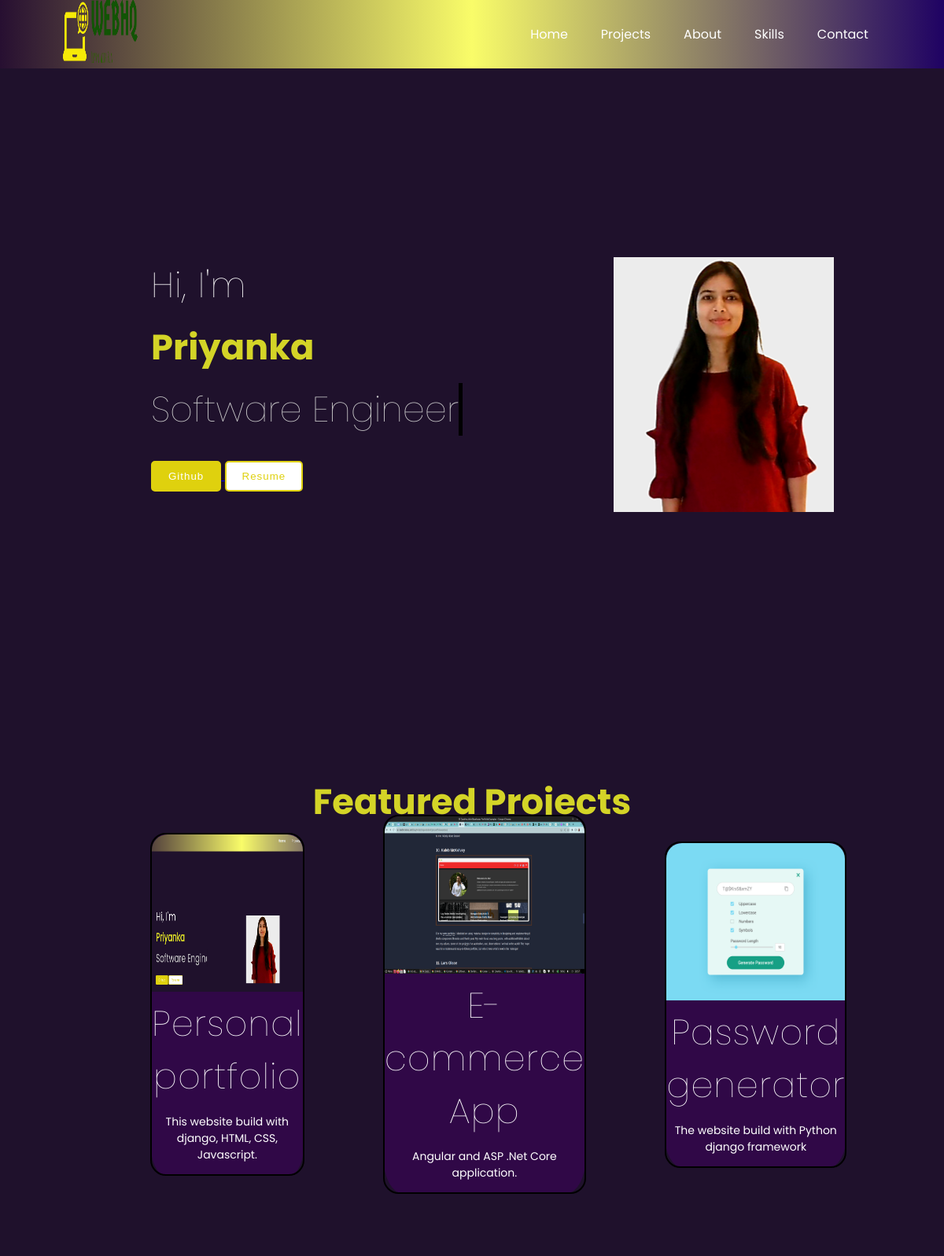
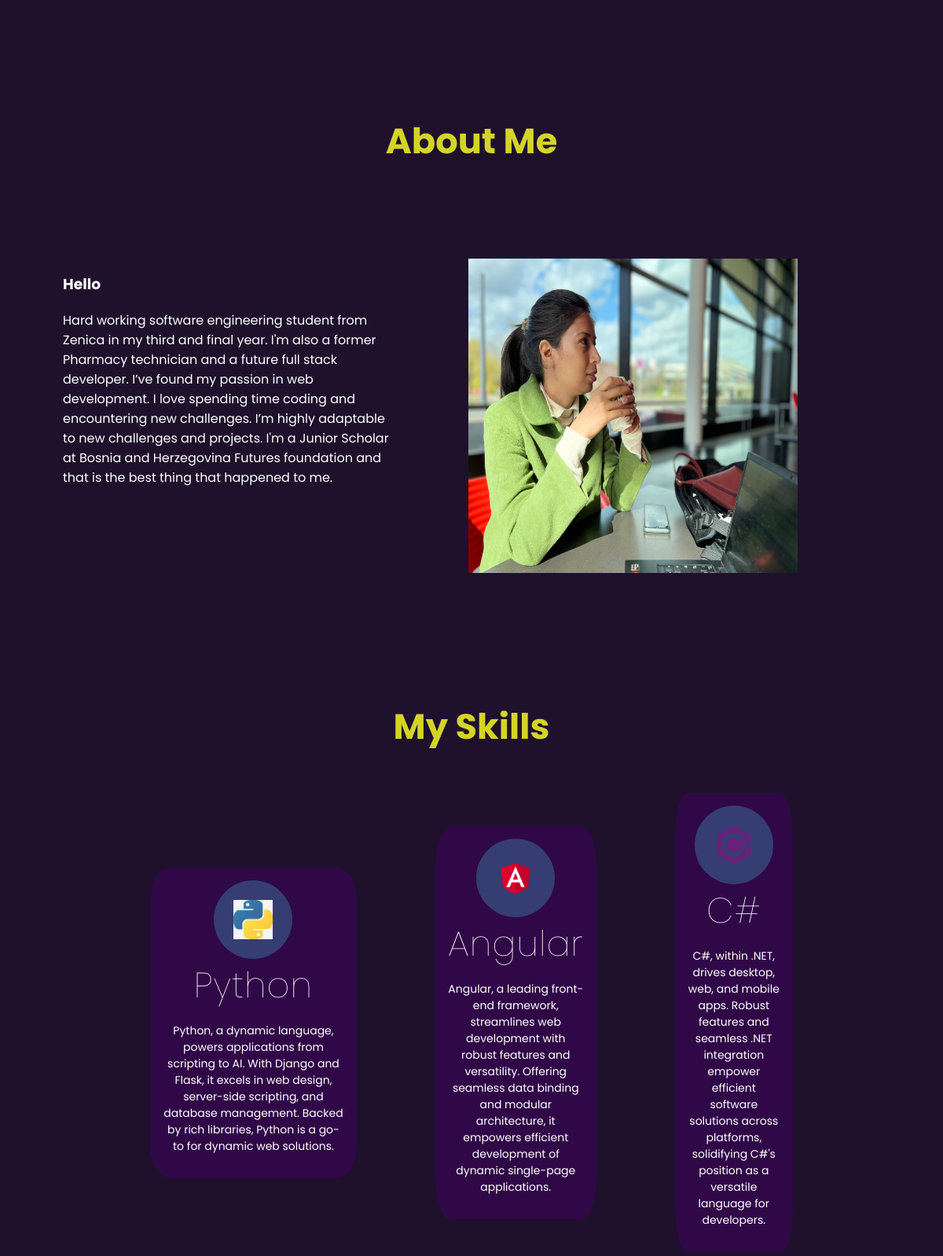
The page / (upper part) on the database its author committed (2 pictures, top to bottom).
### portfolio/models.py (models this page shows)
class Project(models.Model):
    title= models.CharField(max_length=100) ## to make the field optional we can add another parater as  blank= 'True
    description= models.CharField(max_length=250)
    image= models.ImageField(upload_to='portfolio/images/') ## for database to use imagefield you have to use Pillow
    url= models.URLField(blank=True)

### portfolio/views.py (the view)
# urls.py: 2. Add a URL to urlpatterns:  path('', views.home, name='home')
def home(request):
    projects= Project.objects.all()
    return render(request, 'portfolio/home.html', {'projects': projects})

### portfolio/templates/portfolio/home.html (shortened to what this page needs)
{% extends 'portfolio/base.html' %}
{% block content %}
{%load static%}
  <section id="home" class="left jumbotron">
    <div class="intro">
        <div class="headings">
            <h3 class="greet-heading">Hi, I'm</h3>
            <h3 class="my-heading"> Priyanka</h3>
            <h3 class="sub-heading">
                Software Engineer
            </h3>
        </div>
        <div class="intro-buttons">
            <a  href='https://github.com/Learnforfun-dev/Django3-password-generator'><button class="btn common-btn">Github</button> </a>
            <a href= {%static 'portfolio/Priyanka_joshi_cv.pdf'%}><button class="btn ghost-btn" >Resume</button> </a>
        </div>
    </div>
    <div class="right">
      <img  src={%static 'portfolio/priyankaDP-2-removebg-preview.png'%} >
    </div>
  </section>
<div>
		<section class="portfolio" id="portfolio">
		<div class="portfolio-heading">
			<h1 class="my-heading text-center">Featured Projects</h1>
		</div>
		<div class="portfolio-content">
			<div class="my-row">
        {%for project in projects%}
				<div class="my-col ">
					<div class="my-card port-card zoom">
						<div class="image">
              <img src={{project.image.url}} width="304" height="236">
						</div>
						<h3 class="greet-heading">{{project.title}}</h3>
						<p class="small-para">{{project.description}}</p>
					</div>
				</div>
        {%endfor%}
      </div>
    </section>
  </div>
      <section id="about" class="about">
      <div class="about-heading">
          <h1 class="my-heading text-center">About Me</h1>
      </div>
      <div class= "about-about">
          <div class="lead-para">
            <h3>Hello</h3>
            Hard working software engineering student from Zenica in my third and final year.
            I'm also a former Pharmacy technician and a future full stack developer.
            I’ve found my passion in web development. I love spending time coding and encountering new challenges.
            I’m highly adaptable to new challenges and projects.
            I'm a Junior Scholar at Bosnia and Herzegovina Futures foundation and that is the best thing that happened to me.
          </div>
          <div class="about-image">
            <img src="{%static 'portfolio/AboutMe.jpg'%}" alt="About Image" width='80%' height='100%'>
        </div>
      </div>
  </section>
   <section class="services" id="services">
    <div class="services-heading">
        <h1 class="my-heading text-center">My Skills</h1>
    </div>
    <div class="services-content">
        <div class="my-row">
            <div class="my-col">
                <div class="my-card skill">
                    <div class="icon">
                      <img src={%static 'portfolio/python.jpeg'%}>
                    </div>
                    <h3 class="greet-heading ">Python</h3>
                    <p class="small-para">
                      Python, a dynamic language, powers applications from scripting to AI.
                      With Django and Flask, it excels in web design, server-side scripting, and database management.
                      Backed by rich libraries, Python is a go-to for dynamic web solutions.
                </div>
            </div>
            <div class="my-col">
              <div class="my-card skill">
                  <div class="icon">
                    <img src={%static 'portfolio/angular.png'%}>
                  </div>
                  <h5 class="greet-heading">Angular</h5>
                  <p class="small-para">
                    Angular, a leading front-end framework, streamlines web development with robust features and versatility.
                    Offering seamless data binding and modular architecture, it empowers efficient development of dynamic single-page applications.
                  </p>
              </div>
          </div>
          <div class="my-col">
            <div class="my-card skill">
                <div class="icon">
                  <img src={%static 'portfolio/csharp.png'%}>
                </div>
                <h3 class="greet-heading">C#</h3>
                <p class="small-para">
                  C#, within .NET, drives desktop, web, and mobile apps. Robust features and seamless
                  .NET integration empower efficient software solutions across platforms, solidifying
                  C#'s position as a versatile language for developers.
                </p>
            </div>
        </div>
          </div>
        </div>
    </section>
{% endblock %}

### portfolio/templates/portfolio/base.html (shortened to what this page needs)
<!DOCTYPE html>
<html lang="en">
<head>
	<link rel="stylesheet" href= "https://cdnjs.cloudflare.com/ajax/libs/font-awesome/6.4.2/css/all.min.css"
 />
    {%load static%}
    <link rel="stylesheet" href={%static "css/base.css" %}>
    <link href={%static "css/home.css"%} rel="stylesheet">
</head>
  <body>
<header class="header">
  <nav class="navbar">
    <div class="logo">
      {%load static%}
      <img class="logo-heading" src={% static "portfolio/logo-no-background.png"%} >
    </div>
    <div class="menu">
      <ul class="menu-list">
        <li class="menu-list-items">
          <a class="links" href="#home">
            Home
          </a>
        </li>
        <li class="menu-list-items">
          <a class="links" href="#portfolio">
            Projects
          </a>
        </li>
        <li class="menu-list-items">
          <a class="links" href="#about">
            About
          </a>
        </li>
        <li class="menu-list-items">
          <a class="links" href="#services">
            Skills
          </a>
        </li>
        <li class="menu-list-items">
          <a class="links" href="#contact">
            Contact
          </a>
        </li>
      </ul>
    </div>
  </nav>
</header>
{% block content %}
{% endblock %}
</body>
</html>

### portfolio/static/css/base.css (style rules this page uses)
body { background-color:rgb(31, 17, 44); color: white; }
.navbar { background-color: #29183f !important; text-align: right; }
ul { padding: 1%; margin-left: 10px; }

### portfolio/static/css/home.css (style rules this page uses)
body { margin: 0; padding: 0; box-sizing: border-box; font-family: 'Poppins', sans-serif; }
.navbar { display: flex; align-items: center; justify-content: space-between; position: fixed; top: 0; width: 100%; background-image: linear-gradient(90deg, #270f31, #f9fc69, #1f0263); background-color: transparent; }
.logo { padding: 0 5rem; }
.logo .logo-heading { color: #fff; height: 80px; width: 95px; }
.menu { padding: 0 5rem; }
.menu .menu-list { display: flex; list-style: none; }
.menu-list .menu-list-items { padding: 0.5rem 1rem; }
.left { background-size: 100% 100%; width: 50%; height: 100vh; display: flex; align-items: center; justify-content: start; margin: 5.8rem 0; }
.left .intro { text-align: justify; margin: 0 12rem; }
.left .intro-buttons { margin: 2rem 0; align-items: center; justify-content: space-evenly; }
.intro .headings .sub-heading { white-space: nowrap; overflow: hidden; animation: typewriter 2s steps(13) infinite alternate, blink 800ms steps(13) infinite normal; border-right: 5px solid black; }
.right { width: 50%; border-radius: 10% }
.about { align-items: center; justify-content: space-between; width: 100%; }
.about-about { display: flex ; }
.lead-para { width: 40%; color: #fff; padding: 5rem; }
.about .about-image { height: 400px; width: 50%; padding: 5rem 5rem 5rem 1rem; }
.portfolio { margin: 4.8rem 0; padding: 0 5rem; }
.portfolio-content { margin: 10% 0; }
.port-card { padding: 0 !important; background: none !important; border: 2px solid #000; }
.port-card .image { width: 100%; }
.port-card .image img { height: 200px; width: 100%; border-top-right-radius: 20px; border-top-left-radius: 20px; }
.services { display: flex; align-items: center; justify-content: center; flex-direction: column; margin: 4.8rem 0; padding: 0 5rem; }
.my-row { align-items: center; justify-content: space-between; margin: 2rem 111px; display: grid; grid-template-columns: repeat(3,3fr); grid-auto-rows: 50%; grid-gap: 5px 100px; }
.my-row > div { display:flex; justify-content:center; align-items:center; color:#fff; background:#300847; border-radius: 10%; }
.my-row .my-col { text-align: center; }
.my-card { text-align: center; display: flex; flex-direction: column; align-items: center; justify-content: center; border-radius: 20px; padding: 1rem; }
.icon { height: 100px; width: 100px; border-radius: 50%; background-color: #363D73; display: flex; align-items: center; justify-content: center; }
.icon img { width: 50%; }
.greet-heading { font-size: 2.8rem; font-weight: lighter; margin: 0; letter-spacing: 1px; }
.my-heading { font-size: 2.8rem; margin: 3% 0; color: rgb(212, 212, 39); }
.sub-heading { margin: 0; font-size: 2.8rem; color: #ccc; font-weight: lighter; }
.links { border-bottom: 2px solid transparent; transition: all 0.25s; padding: 5px; text-decoration: none; color: #fff; }
.btn { padding: 10px 20px; border-radius: 5px; cursor: pointer; letter-spacing: 1px; border: none; }
.common-btn { background-color: #dfd10e; color: #fff; border: 2px solid #dfd10e; transition: all 0.25s; }
.ghost-btn { background-color: #fff; color: #dfd10e; border: 2px solid #dfd10e; outline: none; }
.text-center { text-align: center; }
.small-para { font-size: 14px; color: #fff; }

### rows shown on the page
Project: image (picture), title "Personal portfolio", description "This website build with django, HTML, CSS, Javascript."
Project: image (picture), title "E-commerce App", description "Angular and ASP .Net Core application."
Project: image (picture), title "Password generator", description "The website build with Python django framework"
